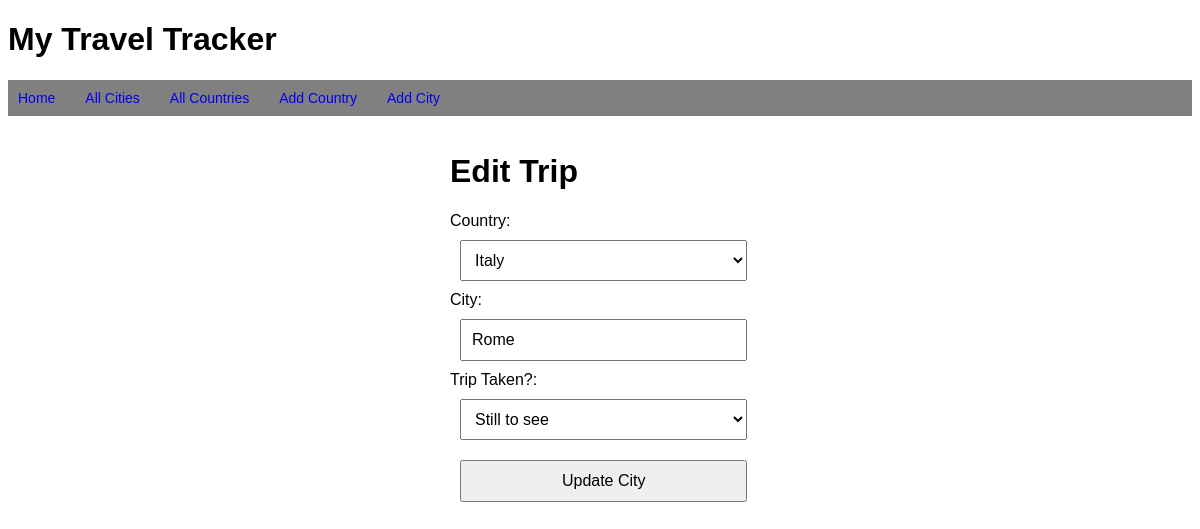
Page /cities/8/edit on the earlier database version.
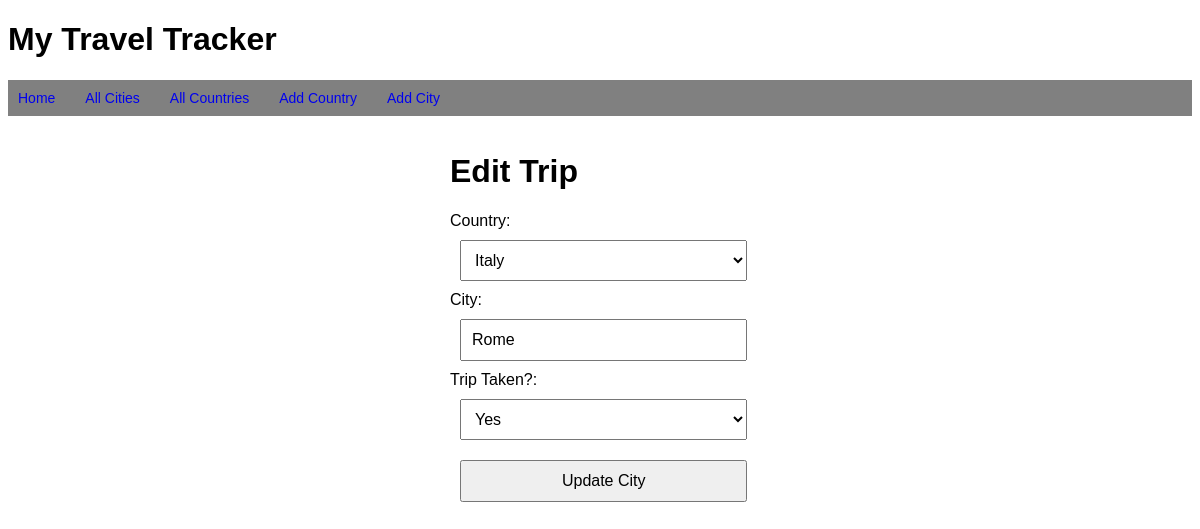
Same page on the later database version.
### tables this page shows
CREATE TABLE cities (
    id INTEGER PRIMARY KEY AUTOINCREMENT,
    name VARCHAR,
    completed BOOLEAN,
    country_id INTEGER NOT NULL,
      FOREIGN KEY (country_id)
        REFERENCES countries (id)
);

### controllers/city_controller.py (the view)
@cities_blueprint.route("/cities/<id>/edit", methods=['GET'])
def edit_city(id):
    city = city_repository.select(id)
    countries = country_repository.select_all()
    return render_template('cities/edit.html', city = city, all_countries = countries)

### db/run_sql.py (called while the page is built)
def get_db():
    path = os.path.dirname(os.path.abspath(__file__))
    db = os.path.join(path, "travel_manager.db")
    conn = sqlite3.connect(db)
    conn.execute("PRAGMA foreign_keys = 1")
    conn.row_factory = sqlite3.Row
    return conn

def run_sql(sql, values = []):
    db = get_db()
    cursor = db.cursor()
    cursor.execute(sql, values)
    results = cursor.fetchall()
    db.commit()
    db.close()
    return results

### repositories/city_repository.py (called while the page is built)
def select(id):
    city = None
    sql = "SELECT * FROM cities WHERE id = ?"
    values = [id]
    result = run_sql(sql, values)[0]
    if result is not None:
        completed = True if result['completed'] == 1 else False
        country = country_repository.select(result['country_id'])
        city = City(result['name'], country, completed, result['id'] )
    return city

### repositories/country_repository.py (called while the page is built)
def select_all():
    countries = []
    sql = "SELECT * FROM countries"
    results = run_sql(sql)
    for row in results:
        country = Country(row['title'], row['id'])
        countries.append(country)
    return countries

### templates/cities/edit.html
{% extends "base.html" %}
{% block content %}
<h1>Edit Trip</h1>
<form action="/cities/{{city.id}}" method="post">
    <div>
        <label for="country">Country:</label>
        <select id="country" name="country_id">
            {% for country in all_countries %}
            <option value="{{ country.id }}" {% if city.country.id==country.id %} selected="selected" {% endif %}>
                {{ country.title }}
            </option>
            {% endfor %}
        </select>
    </div>
    <div>
        <label for="name">City:</label>
        <input type="text" id="name" name="name" value="{{city.name}}" required autofocus>
    </div>
    <div>
        <label for="completed">Trip Taken?:</label>
        <select id="completed" name="completed">
            <option value="1" {% if city.completed==True %} selected="selected" {% endif %}>
                Yes
            </option>
            <option value="0" {% if city.completed==False %} selected="selected" {% endif %}>
                Still to see
            </option>
        </select>
    </div>
    <button type="submit">Update City</button>
</form>
{% endblock %}

Differences in the rows shown:
changed cities "Rome": completed "Still to see" → "Yes"
